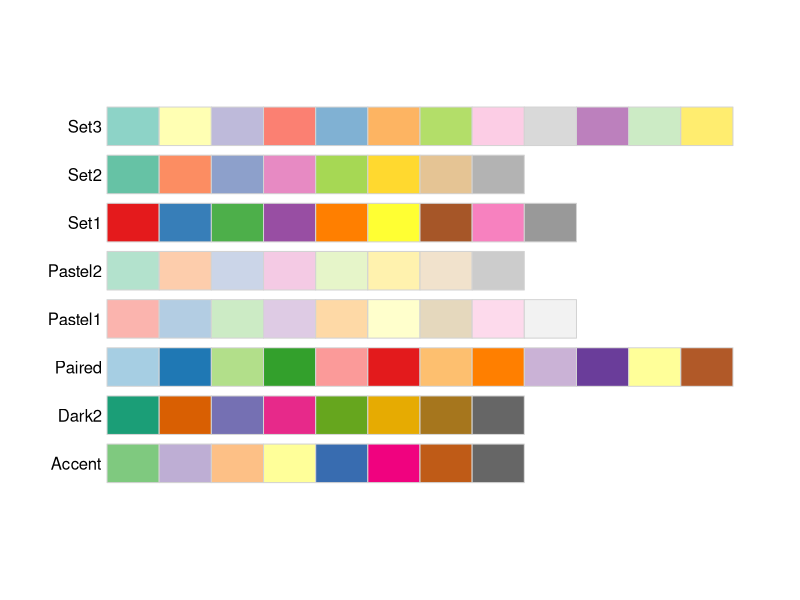
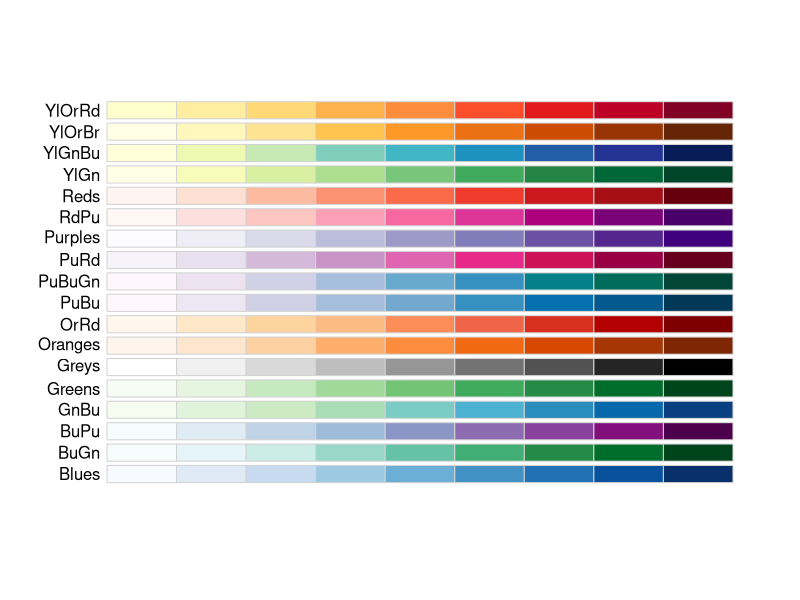
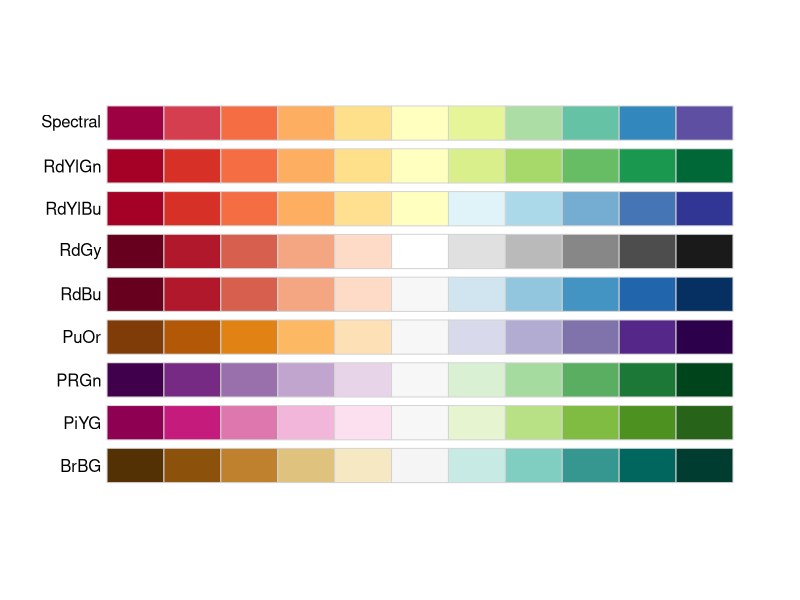
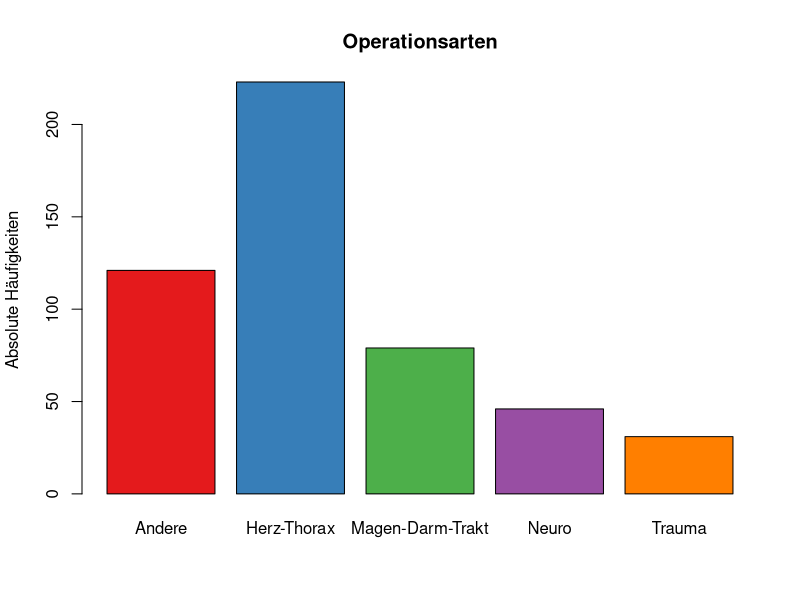
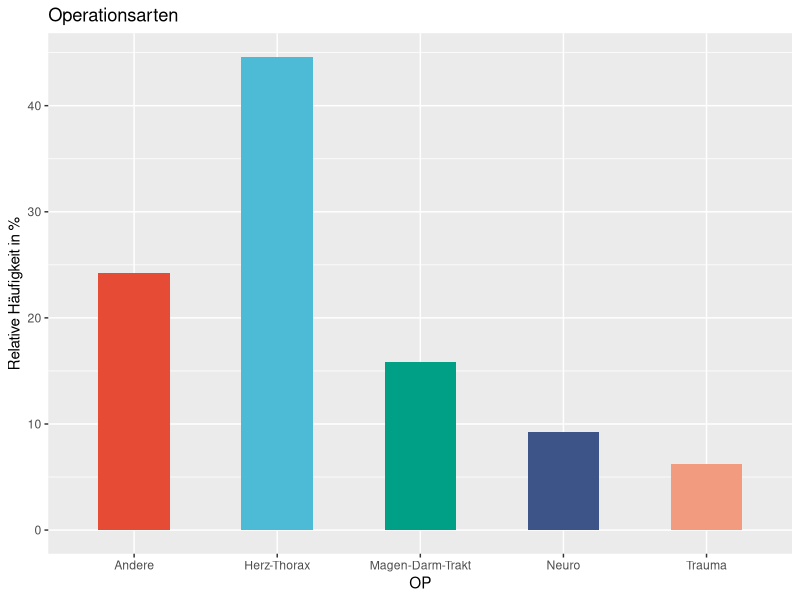
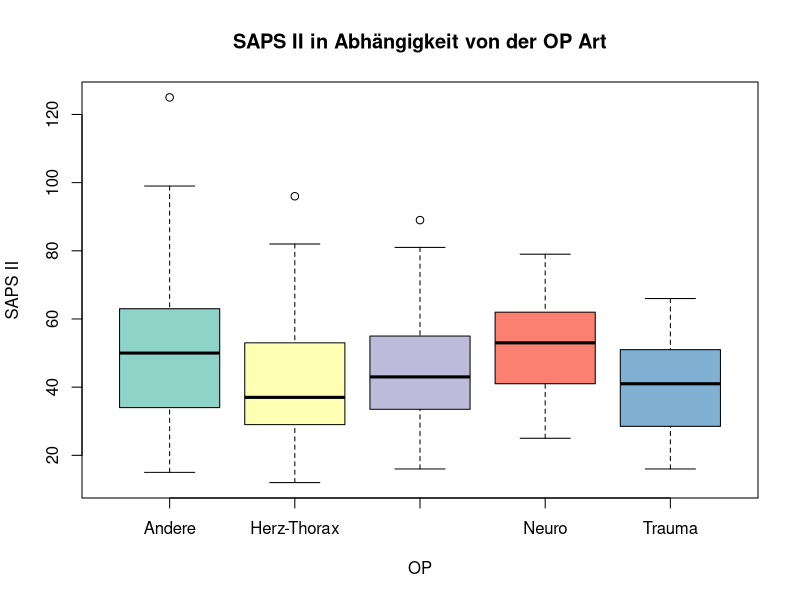
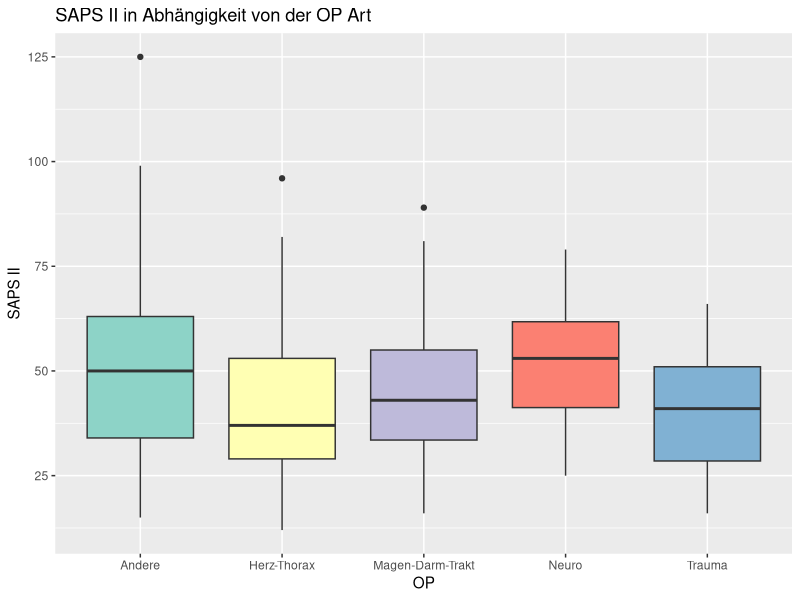
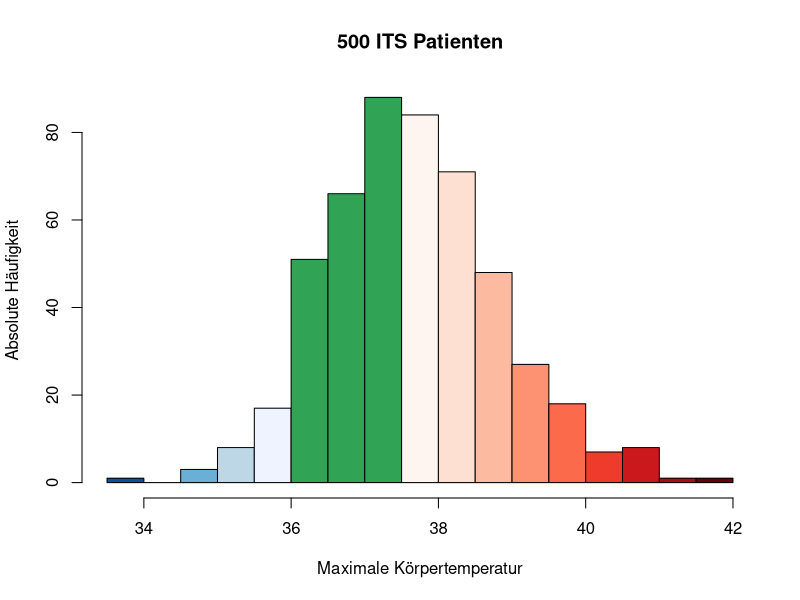

Here is the R script that generated these plots, in order:
## ---- chunk 1
library(ggplot2)
library(RColorBrewer)
library(ggsci)
## ---- chunk 2
display.brewer.all(type = "qual")
## ---- chunk 3
display.brewer.all(type = "seq")
## ---- chunk 4
display.brewer.all(type = "div")
## ---- chunk 5
## n = 5 Farben der Palette mit Namen Set1
farben <- brewer.pal(n = 5, name = "Set1")
farben
## ---- chunk 6
rgb(red = 228, green = 26, blue = 28, maxColorValue = 255)
## ---- chunk 7
str(colors())
col2rgb("royalblue")
## ---- chunk 8
ITSDaten <- read.csv2(file = "ITSDaten.csv", fileEncoding = "utf8",
                      stringsAsFactors = TRUE)
barplot(table(ITSDaten$OP), main = "Operationsarten",
        ylab = "Absolute Häufigkeiten", col = farben)
## ---- chunk 9
## Anlegen der Daten
ggplot(ITSDaten, aes(x=OP)) +
  ## Hinzufügen der Balken für die relativen Häufigkeiten
  geom_bar(aes(y = 100*(after_stat(count))/sum(after_stat(count))), 
           width = 0.5, 
  ## Füllen der Balken
           fill = pal_npg()(5)) +
  ## Titel und Beschriftung der y-Achse
  ggtitle("Operationsarten") + ylab("Relative Häufigkeit in %")
## ---- chunk 10
pal_npg()
## ---- chunk 11
pal_npg()(5)
## ---- chunk 12
farben2 <- brewer.pal(n = 2, name = "Set1")
farben2
## ---- chunk 13
farben2 <- brewer.pal(n = 3, name = "Set1")[1:2]
farben2
## ---- chunk 14
farben11 <- brewer.pal(n = 11, name = "RdYlBu")
farben11
## ---- chunk 15
farben32 <- colorRampPalette(farben11)(32)
farben32
## ---- chunk 16
farben <- brewer.pal(n = 5, name = "Set3")
boxplot(SAPS.II ~ OP, data = ITSDaten, ylab = "SAPS II",
        main = "SAPS II in Abhängigkeit von der OP Art", col = farben)
## ---- chunk 17
## Anlegen der Daten
ggplot(ITSDaten, aes(x = OP, y = SAPS.II)) +
  ## Box-und-Whisker Plot mit den vorgegeben Farben
  geom_boxplot(fill = farben) +
  ## Beschriftung
  ylab("SAPS II") + ggtitle("SAPS II in Abhängigkeit von der OP Art")
## ---- chunk 18
farben1 <- rev(brewer.pal(5, "Blues"))
farben2 <- rep("#31A354", 3)
farben3 <- brewer.pal(9, "Reds")
hist(ITSDaten$Temperatur[-398], breaks = seq(from = 33.5, to = 42, by = 0.5),
     main = "500 ITS Patienten", ylab = "Absolute Häufigkeit",
     xlab = "Maximale Körpertemperatur", col = c(farben1, farben2, farben3))
## ---- chunk 19
ggplot(ITSDaten[-398,], aes(x=Temperatur)) +
  geom_histogram(breaks = seq(from = 33.5, to = 42, by = 0.5), 
                 fill = c(farben1, farben2, farben3)) +
  ylab("Absolute Häufigkeit") + xlab("Maximale Körpertemperatur") +
  ggtitle("500 ITS Patienten")
## ---- chunk 20
## Anlegen eines leeren Vektors
farbenGeschlecht <- character(nrow(ITSDaten))
## Auffüllen mit Farben
farbenGeschlecht[ITSDaten$Geschlecht == "weiblich"] <- "#E41A1C"
farbenGeschlecht[ITSDaten$Geschlecht == "männlich"] <- "#377EB8"
## ---- chunk 21
plot(x = ITSDaten$Temperatur, y = ITSDaten$Herzfrequenz, pch = 19,
     xlab = "Maximal Körpertemperatur", ylab = "Maximale Herzfrequenz",
     main = "500 ITS Patienten",
     col = farbenGeschlecht, xlim = c(33,43))
legend(x = "topleft", legend = c("weiblich", "männlich"), pch = 19,
       col = c("#E41A1C", "#377EB8"))
## ---- chunk 22
ggplot(ITSDaten[-398,], aes(x=Temperatur, y=Herzfrequenz, colour=Geschlecht)) +
  ## shape = 19: etwas größerer Punkt
  ## alpha = 0.4: Stärke des Blendings
  geom_point(shape=19, alpha=0.4) +
  ## Werte für die Farbgebung
  scale_colour_manual(values = c("#377EB8", "#E41A1C")) +
  ## Beschriftung
  ggtitle("500 ITS Patienten") + xlab("Maximale Körpertemperatur") +
  ylab("Maximale Herzfrequenz")
